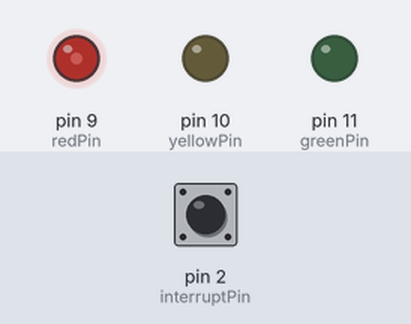
This sketch was run on a simulated Arduino Uno, built with avr-gcc and run on an emulated ATmega328P. Parts: output pins drawn as LEDs (lit = HIGH). The inputs (shaded band) are chosen by the test bench; at power-on: pin 2 (interruptPin) LOW.

Above: at 1.2 s.
1.3 s: pin 2 (interruptPin) pulled HIGH for 0.15 s
At 1.65 s:
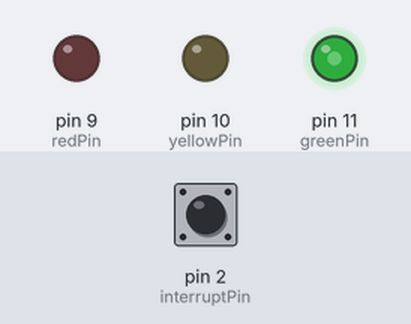
4.3 s: pin 2 (interruptPin) pulled HIGH for 1 s
At 4.65 s:
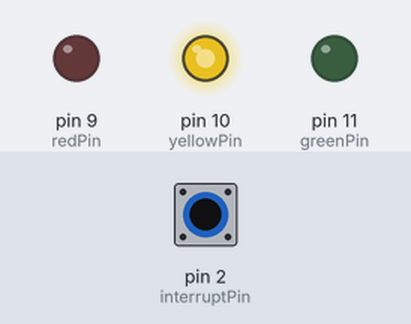
7.3 s: pin 2 (interruptPin) pulled HIGH for 0.15 s
10.4 s: pin 2 (interruptPin) pulled HIGH for 0.15 s
At 10.65 s:
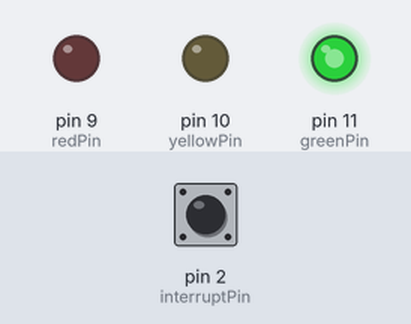
13.5 s: pin 2 (interruptPin) pulled HIGH for 3.2 s
At 17.56 s:
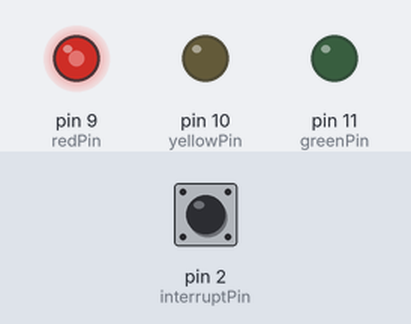
19.7 s: pin 2 (interruptPin) pulled HIGH for 1 s
Timing chart, 0 to 24.7 s (numbered marks = the images above; inputs shaded):
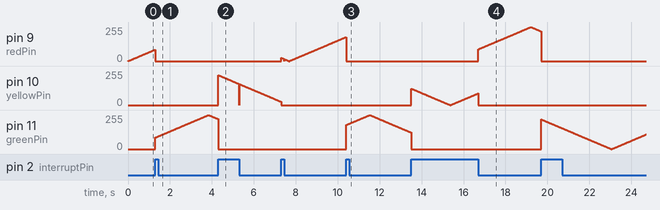

The sketch:

task2_lab6.ino
```cpp
    const int redPin=9;
    const int yellowPin=10;
    const int greenPin= 11;
    const int interruptPin= 2;

    int activePin=redPin;

      void setup() {

        pinMode(redPin, OUTPUT);
        pinMode(yellowPin, OUTPUT);
        pinMode(greenPin, OUTPUT);
        pinMode(interruptPin, INPUT);

        attachInterrupt(digitalPinToInterrupt(interruptPin),shiftActive,CHANGE);
      }

      void loop() {

       for(int i=0; i<=255; i++){
          analogWrite(activePin, i);
          delay(15);
        }

        for(int j=255; j>=0; j--){
          analogWrite(activePin, j);
          delay(15);
        }

      }


    void resetPins(){
        digitalWrite(redPin,LOW);
        digitalWrite(yellowPin, LOW);
        digitalWrite(greenPin,LOW);

    }


      void shiftActive(){

         static unsigned long lastInterruptedTime = 0;
         unsigned long interrupt_time = millis();

          if (interrupt_time - lastInterruptedTime > 1000){

           if(activePin==redPin){
             activePin= greenPin;
           }
           else if(activePin==greenPin){
              activePin=yellowPin;
           }

           else if(activePin==yellowPin){
                activePin =redPin;
           }
        }
        resetPins();
        lastInterruptedTime  = interrupt_time;
        }
```

Measured:
- after the input at 1.3 s, pin 11 (greenPin): rises from 0/255 to 255/255 in 2.5 s, then falls to 226/255 in 0.45 s
- after the input at 4.3 s, pin 10 (yellowPin): ramps from 224/255 to 0/255 and jumps back, once every 1.0 s
- after the input at 10.4 s, pin 11 (greenPin): rises from 0/255 to 255/255 in 1.1 s, then falls to 125/255 in 2.0 s
- after the input at 13.5 s, pin 9 (redPin): rises from 0/255 to 255/255 in 2.5 s, then falls to 224/255 in 0.48 s
